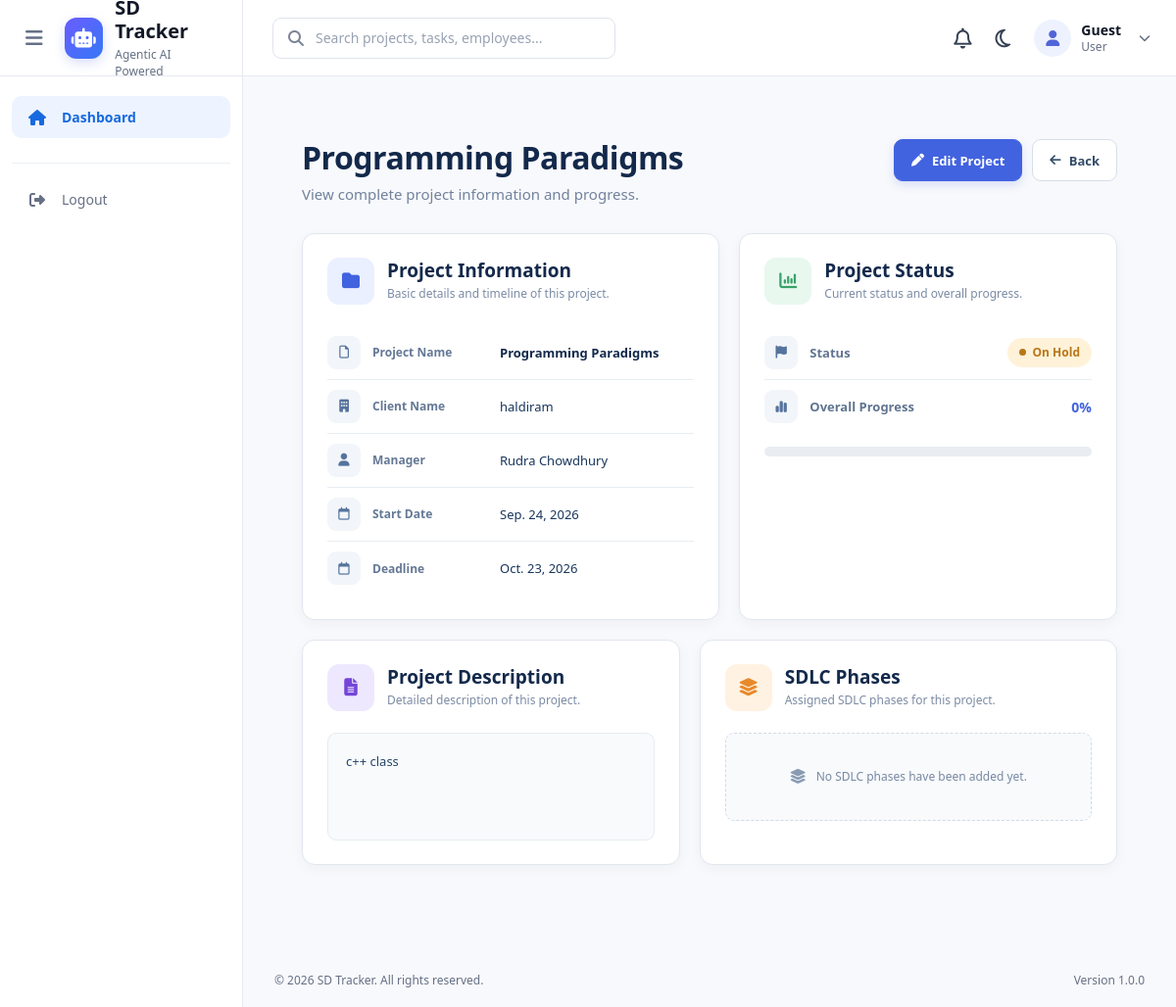
/projects/3/, run on the app's committed database.
### projects/models.py (models this page shows, shortened)
class Project(models.Model):
    STATUS_CHOICES = (
        ("planning", "Planning"),
        ("active", "Active"),
        ("on_hold", "On Hold"),
        ("completed", "Completed"),
        ("cancelled", "Cancelled"),
    )
    name = models.CharField(
        max_length=200
    )
    description = models.TextField(
        blank=True
    )
    client_name = models.CharField(
        max_length=150
    )
    start_date = models.DateField()
    deadline = models.DateField()
    status = models.CharField(
        max_length=20,
        choices=STATUS_CHOICES,
        default="planning"
    )
    manager = models.ForeignKey(
        Employee,
        on_delete=models.SET_NULL,
        null=True,
        related_name="managed_projects"
    )
    progress = models.PositiveIntegerField(
        default=0,
        validators=[MaxValueValidator(100)]
    )
    teams = models.ManyToManyField(
        Team,
        related_name="projects",
        blank=True
    )

### employees/models.py (models this page shows, shortened)
class Employee(models.Model):
    STATUS_CHOICES = (
        ("active", "Active"),
        ("on_leave", "On Leave"),
        ("inactive", "Inactive"),
    )
    user = models.OneToOneField(
        User,
        on_delete=models.CASCADE,
        related_name="employee"
    )
    employee_id = models.CharField(
        max_length=20,
        unique=True
    )
    designation = models.CharField(
        max_length=100
    )
    department = models.CharField(
        max_length=100
    )
    skills = models.TextField(
        blank=True
    )
    joining_date = models.DateField()
    status = models.CharField(
        max_length=20,
        choices=STATUS_CHOICES,
        default="active"
    )

### projects/views.py (the view)
# urls.py: path("<int:pk>/",views.project_detail,name="project_detail"),
def project_detail(request, pk):
    project = get_object_or_404(
        Project,
        pk=pk
    )
    return render(
        request,
        "projects/project_detail.html",
        {
            "project": project
        }
    )

### projects/templates/projects/project_detail.html (shortened to what this page needs)
{% extends "base.html" %}
{% load static %}
{% block extra_css %}
<link rel="stylesheet"
      href="{% static 'css/projects/project_detail.css' %}">
{% endblock %}
{% block content %}
<div class="project-detail-page">
    <div class="page-header">
        <div>
            <h1>{{ project.name }}</h1>
            <p>
                View complete project information and progress.
            </p>
        </div>
        <div class="page-actions">
            <a
                href="{% url 'project_edit' project.id %}"
                class="btn btn-primary"
            >
                <i class="fa-solid fa-pen"></i>
                Edit Project
            </a>
            <a
                href="{% url 'project_list' %}"
                class="btn btn-secondary"
            >
                <i class="fa-solid fa-arrow-left"></i>
                Back
            </a>
        </div>
    </div>
    <div class="detail-grid top-grid">
        <div class="detail-card project-info-card">
            <div class="card-header">
                <div class="card-icon card-icon-blue">
                    <i class="fa-solid fa-folder"></i>
                </div>
                <div>
                    <h2>Project Information</h2>
                    <p>
                        Basic details and timeline of this project.
                    </p>
                </div>
            </div>
            <div class="information-list">
                <div class="information-item">
                    <div class="item-icon">
                        <i class="fa-regular fa-file"></i>
                    </div>
                    <div class="item-content">
                        <span class="detail-label">
                            Project Name
                        </span>
                        <span class="detail-value">
                            <strong>
                                {{ project.name }}
                            </strong>
                        </span>
                    </div>
                </div>
                <div class="information-item">
                    <div class="item-icon">
                        <i class="fa-solid fa-building"></i>
                    </div>
                    <div class="item-content">
                        <span class="detail-label">
                            Client Name
                        </span>
                        <span class="detail-value">
                            {{ project.client_name|default:"Not Provided" }}
                        </span>
                    </div>
                </div>
                <div class="information-item">
                    <div class="item-icon">
                        <i class="fa-solid fa-user"></i>
                    </div>
                    <div class="item-content">
                        <span class="detail-label">
                            Manager
                        </span>
                        <span class="detail-value">
                            {% if project.manager %}
                                {{ project.manager.user.get_full_name }}
                            {% else %}
                                Not Assigned
                            {% endif %}
                        </span>
                    </div>
                </div>
                <div class="information-item">
                    <div class="item-icon">
                        <i class="fa-regular fa-calendar"></i>
                    </div>
                    <div class="item-content">
                        <span class="detail-label">
                            Start Date
                        </span>
                        <span class="detail-value">
                            {% if project.start_date %}
                                {{ project.start_date|date:"M. d, Y" }}
                            {% else %}
                                Not Set
                            {% endif %}
                        </span>
                    </div>
                </div>
                <div class="information-item">
                    <div class="item-icon">
                        <i class="fa-regular fa-calendar"></i>
                    </div>
                    <div class="item-content">
                        <span class="detail-label">
                            Deadline
                        </span>
                        <span class="detail-value">
                            {% if project.deadline %}
                                {{ project.deadline|date:"M. d, Y" }}
                            {% else %}
                                Not Set
                            {% endif %}
                        </span>
                    </div>
                </div>
            </div>
        </div>
        <div class="detail-card status-card">
            <div class="card-header">
                <div class="card-icon card-icon-green">
                    <i class="fa-solid fa-chart-column"></i>
                </div>
                <div>
                    <h2>Project Status</h2>
                    <p>
                        Current status and overall progress.
                    </p>
                </div>
            </div>
            <div class="status-list">
                <div class="status-item">
                    <div class="status-item-icon">
                        <i class="fa-solid fa-flag"></i>
                    </div>
                    <span class="status-item-label">
                        Status
                    </span>
                    <span class="status {{ project.status }}">
                        <span class="status-dot"></span>
                        {{ project.get_status_display }}
                    </span>
                </div>
                <div class="status-item progress-item">
                    <div class="status-item-icon">
                        <i class="fa-solid fa-chart-simple"></i>
                    </div>
                    <span class="status-item-label">
                        Overall Progress
                    </span>
                    <span class="progress-percentage">
                        {{ project.progress }}%
                    </span>
                </div>
                <div class="progress-container">
                </div>
            </div>
        </div>
    </div>
    <div class="detail-grid bottom-grid">
        <div class="detail-card description-card">
            <div class="card-header">
                <div class="card-icon card-icon-purple">
                    <i class="fa-solid fa-file-lines"></i>
                </div>
                <div>
                    <h2>Project Description</h2>
                    <p>
                        Detailed description of this project.
                    </p>
                </div>
            </div>
            <div class="description-content">
                <p>
                    {{ project.description|default:"No description provided." }}
                </p>
            </div>
        </div>
        <div class="detail-card phases-card">
            <div class="card-header">
                <div class="card-icon card-icon-orange">
                    <i class="fa-solid fa-layer-group"></i>
                </div>
                <div>
                    <h2>SDLC Phases</h2>
                    <p>
                        Assigned SDLC phases for this project.
                    </p>
                </div>
            </div>
            {% if project.phases.all %}
                <div class="phase-table-wrapper">
                    <table class="project-table">
                        <thead>
                            <tr>
                                <th>Phase</th>
                                <th>Start Date</th>
                                <th>Deadline</th>
                                <th>Status</th>
                                <th>Progress</th>
                            </tr>
                        </thead>
                        <tbody>
                            {% for phase in project.phases.all %}
                                <tr>
                                    <td>
                                        {{ phase.phase_name }}
                                    </td>
                                    <td>
                                        {{ phase.start_date|date:"M. d, Y" }}
                                    </td>
                                    <td>
                                        {{ phase.deadline|date:"M. d, Y" }}
                                    </td>
                                    <td>
                                        <span class="phase-status">
                                            <span class="status-dot"></span>
                                            {{ phase.get_status_display }}
                                        </span>
                                    </td>
                                    <td>
                                        <div class="table-progress">
                                            <div class="table-progress-track">
                                                <div
                                                    class="table-progress-fill"
                                                    style="width: {{ phase.progress }}%;"
                                                ></div>
                                            </div>
                                            <span>
                                                {{ phase.progress }}%
                                            </span>
                                        </div>
                                    </td>
                                </tr>
                            {% endfor %}
                        </tbody>
                    </table>
                </div>
            {% else %}
                <div class="empty-state">
                    <i class="fa-solid fa-layer-group"></i>
                    <span>
                        No SDLC phases have been added yet.
                    </span>
                </div>
            {% endif %}
        </div>
    </div>
</div>
{% endblock %}

### static/css/style.css (style rules this page uses)
* { margin: 0; padding: 0; box-sizing: border-box; }
html { scroll-behavior: smooth; }
body { font-family: "Segoe UI", Arial, sans-serif; background: #f7f8fc; color: #172033; min-height: 100vh; }
a { text-decoration: none; color: inherit; }
.status { display: inline-flex; align-items: center; padding: 5px 9px; border-radius: 6px; font-size: 11px; font-weight: 600; }
.page-header { display: flex; align-items: center; justify-content: space-between; margin-bottom: 25px; }
.page-header h1 { font-size: 25px; color: #101828; }
.page-header p { margin-top: 5px; font-size: 13px; color: #667085; }
.btn { border: none; border-radius: 7px; padding: 10px 17px; font-size: 13px; font-weight: 600; display: inline-flex; align-items: center; gap: 7px; }
.btn-primary { background: #2563eb; color: white; }
.btn-secondary { background: white; border: 1px solid #dfe3ec; color: #344054; }

### data on the page
Project: name "Programming Paradigms", client_name "haldiram", manager.user.get_full_name "Rudra Chowdhury", start_date "Sep. 24, 2026", deadline "Oct. 23, 2026", status "On Hold", progress "0", description "c++ class"
